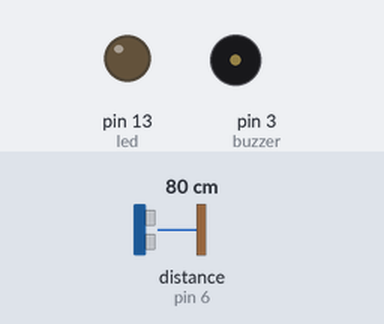
Bench run of a sketch on a simulated Arduino Uno, built with avr-gcc and run on an emulated ATmega328P. On the bench: output pins drawn as LEDs (lit = HIGH), buzzer (waves = sounding). Wiring (inferred from the names in the program): ultrasonic range finder: trigger pin 7; echo pin 6. The test bench sets the inputs (shaded band); at power-on: distance to the obstacle (sensor on pin 6) 80 cm. The echo pulse lasts 58.3 µs per cm; pins used as bus, display or sensor lines are not drawn.

Above: at 1.2 s.
1.3 s: distance to the obstacle (sensor on pin 6) set to 33 cm
2.8 s: distance to the obstacle (sensor on pin 6) set to 28 cm
At 2.85 s:
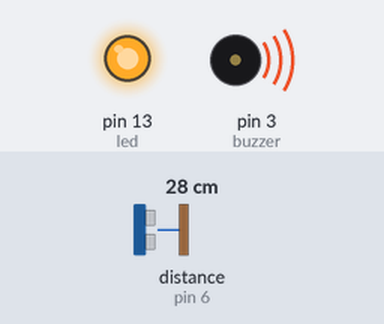
5.8 s: distance to the obstacle (sensor on pin 6) set to 35 cm
At 7.0 s:
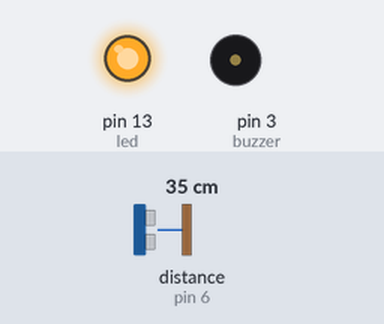
7.3 s: distance to the obstacle (sensor on pin 6) set to 27 cm
At 7.45 s:
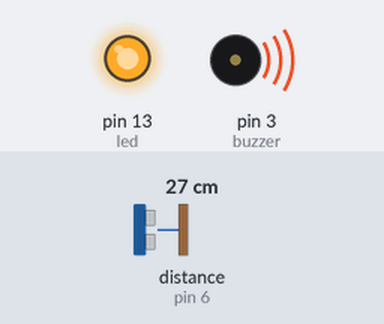
Timing chart, 0 to 10.3 s (numbered marks = the images above; inputs shaded):
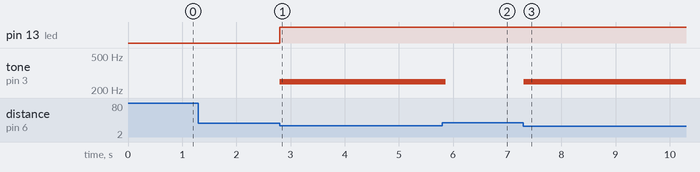

The sketch:

sonar_altaveu.ino
```cpp
//definim les variables corresponents
#define trigPin 7
#define echoPin 6
#define led 13
#define buzzer 3
void setup() {
  Serial.begin (9600);
  pinMode(trigPin, OUTPUT);
  pinMode(echoPin, INPUT);
  pinMode(led, OUTPUT);
  pinMode(buzzer, OUTPUT);
}
void loop() {
  // definim les variables duració i distància.
  long duration, distance;
  digitalWrite(trigPin, LOW);
  delayMicroseconds(2);
  digitalWrite(trigPin, HIGH);
  delayMicroseconds(10);
  digitalWrite(trigPin, LOW);
  duration = pulseIn(echoPin, HIGH);
  // calculem la distància en funció del temps que ha trigat entre trig i echo
  distance = (duration/2) / 29.1;
 // fem sonar un so o un altre en funció de la distància
  if(distance < 30){
    digitalWrite(led, HIGH);
    tone(3, 250);
    delay(100);
    tone(3, 0);
  }
  if(distance < 20){
    digitalWrite(led, HIGH);
    tone(3, 260);
    delay(100);
    tone(3, 0);
  }
  if(distance < 10){
    digitalWrite(led, HIGH);
    tone(3, 290);
    delay(100);
    tone(3, 0);
  }
}
```

Measured:
- the behaviour switches between 31 and 30 cm on distance to the obstacle (sensor on pin 6) (found by bisection; images 0 and 1)
- after the input at 1.3 s, every drawn part: stays the same
- after the input at 2.8 s, pin 13 (led): LOW → HIGH at once; tone on pin 3 (buzzer): silent → 250 Hz at once
- after the input at 5.8 s, tone on pin 3 (buzzer): 250 Hz → silent after 0.07 s
- after the input at 7.3 s, tone on pin 3 (buzzer): silent → 250 Hz at once
